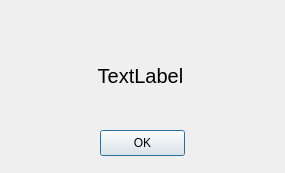
<?xml version="1.0" encoding="UTF-8"?>
<ui version="4.0">
 <class>gameover_window</class>
 <widget class="QDialog" name="gameover_window">
  <property name="enabled">
   <bool>true</bool>
  </property>
  <property name="geometry">
   <rect>
    <x>0</x>
    <y>0</y>
    <width>285</width>
    <height>173</height>
   </rect>
  </property>
  <property name="windowTitle">
   <string>Dialog</string>
  </property>
  <widget class="QPushButton" name="pushButton">
   <property name="geometry">
    <rect>
     <x>100</x>
     <y>130</y>
     <width>85</width>
     <height>26</height>
    </rect>
   </property>
   <property name="text">
    <string>OK</string>
   </property>
  </widget>
  <widget class="QLabel" name="label">
   <property name="geometry">
    <rect>
     <x>20</x>
     <y>60</y>
     <width>241</width>
     <height>31</height>
    </rect>
   </property>
   <property name="font">
    <font>
     <pointsize>15</pointsize>
    </font>
   </property>
   <property name="text">
    <string>TextLabel</string>
   </property>
   <property name="alignment">
    <set>Qt::AlignCenter</set>
   </property>
  </widget>
 </widget>
 <resources/>
 <connections/>
</ui>
